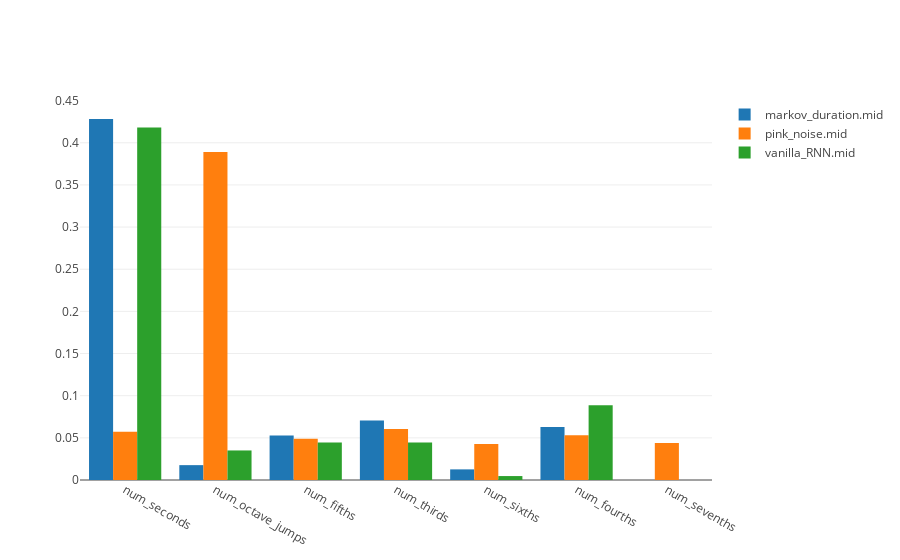

Source (notebook cell):
### Code cell
root = 60
evaluator = MelodyEvaluator(root)
data = []
for file, filepath in file_list:
    print (file)
    mat = midi_to_matrix(filepath)
    evaluator.evaluate_melody(mat)
    interval_stats = evaluator.eval_stats['interval_stats']
    data.append(go.Bar(x=[key for key in interval_stats.keys()], y=[val for val in interval_stats.values()],name=file))

layout = go.Layout(
    barmode='group'
)

fig = go.Figure(data=data, layout=layout)
iplot(fig, filename='grouped-bar')

### Figure 1 — Plotly figure (JSON) as saved in the notebook; plotly's stock layout.template omitted (floating-point values rounded to 4 significant figures)
{"data": [{"name": "markov_duration.mid", "type": "bar", "x": ["num_seconds", "num_octave_jumps", "num_fifths", "num_thirds", "num_sixths", "num_fourths"], "y": [0.4282, 0.01763, 0.0529, 0.07053, 0.01259, 0.06297]}, {"name": "pink_noise.mid", "type": "bar", "x": ["num_octave_jumps", "num_sevenths", "num_fifths", "num_seconds", "num_thirds", "num_fourths", "num_sixths"], "y": [0.3891, 0.04375, 0.04896, 0.05729, 0.06042, 0.05312, 0.04271]}, {"name": "vanilla_RNN.mid", "type": "bar", "x": ["num_seconds", "num_thirds", "num_fourths", "num_fifths", "num_octave_jumps", "num_sixths"], "y": [0.4182, 0.04439, 0.08879, 0.04439, 0.03505, 0.004673]}], "layout": {"barmode": "group"}}
